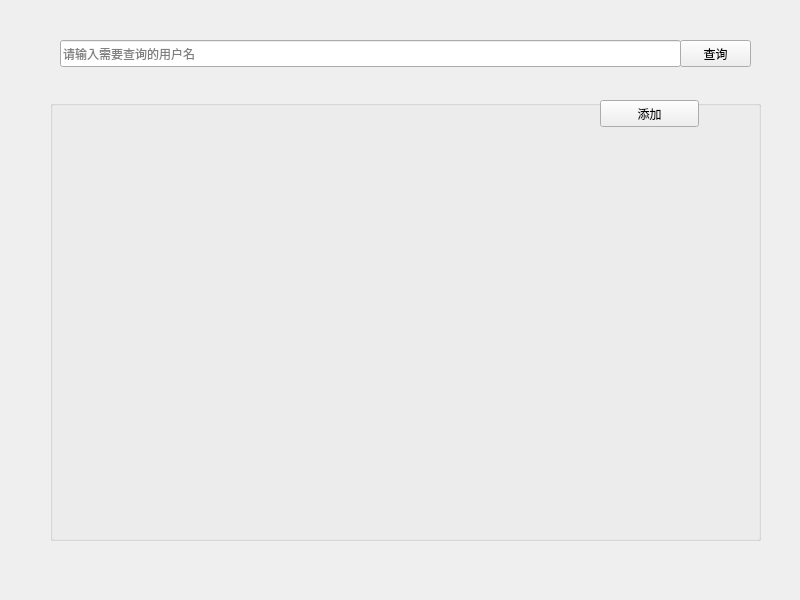
<?xml version="1.0" encoding="UTF-8"?>
<ui version="4.0">
 <class>SearchWindow</class>
 <widget class="QMainWindow" name="SearchWindow">
  <property name="geometry">
   <rect>
    <x>0</x>
    <y>0</y>
    <width>800</width>
    <height>600</height>
   </rect>
  </property>
  <property name="minimumSize">
   <size>
    <width>800</width>
    <height>600</height>
   </size>
  </property>
  <property name="maximumSize">
   <size>
    <width>800</width>
    <height>600</height>
   </size>
  </property>
  <property name="windowTitle">
   <string>MainWindow</string>
  </property>
  <widget class="QWidget" name="centralwidget">
   <widget class="QLineEdit" name="searchEdit">
    <property name="geometry">
     <rect>
      <x>60</x>
      <y>40</y>
      <width>621</width>
      <height>27</height>
     </rect>
    </property>
    <property name="placeholderText">
     <string>请输入需要查询的用户名</string>
    </property>
   </widget>
   <widget class="QPushButton" name="searchButton">
    <property name="geometry">
     <rect>
      <x>680</x>
      <y>40</y>
      <width>71</width>
      <height>27</height>
     </rect>
    </property>
    <property name="text">
     <string>查询</string>
    </property>
   </widget>
   <widget class="QGroupBox" name="searchGroupBox">
    <property name="geometry">
     <rect>
      <x>50</x>
      <y>100</y>
      <width>711</width>
      <height>441</height>
     </rect>
    </property>
    <property name="title">
     <string/>
    </property>
    <widget class="QLabel" name="userLabel">
     <property name="geometry">
      <rect>
       <x>20</x>
       <y>0</y>
       <width>511</width>
       <height>31</height>
      </rect>
     </property>
     <property name="text">
      <string/>
     </property>
    </widget>
    <widget class="QPushButton" name="addButton">
     <property name="geometry">
      <rect>
       <x>550</x>
       <y>0</y>
       <width>99</width>
       <height>27</height>
      </rect>
     </property>
     <property name="text">
      <string>添加</string>
     </property>
    </widget>
   </widget>
   <zorder>searchEdit</zorder>
   <zorder>searchButton</zorder>
   <zorder>searchGroupBox</zorder>
   <zorder>userLabel</zorder>
   <zorder>addButton</zorder>
  </widget>
 </widget>
 <resources/>
 <connections/>
</ui>
